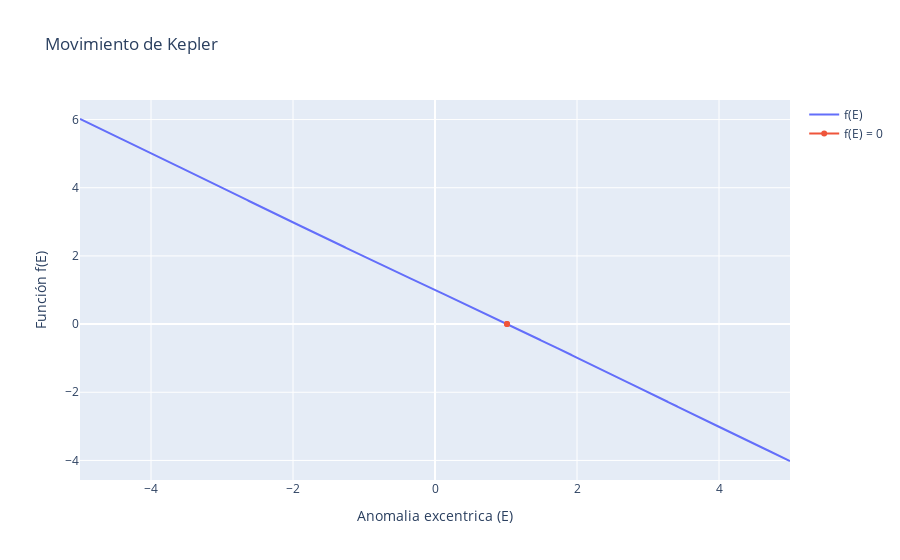

The notebook cell this image was saved under:
### Markdown cell above
Por lo tanto, si graficamos la función y las soluciones encontradas, obtenemos lo siguiente

### Code cell
E = np.linspace(-5,5, 10001)

fig = go.Figure()

fig.add_trace(go.Scatter(x = E, y=f(E), name = "f(E)"))
fig.add_trace(go.Scatter(x = Soluciones, y=f(Soluciones), name = "f(E) = 0"))

fig.update_layout(title="Movimiento de Kepler", 
                  xaxis_title="Anomalia excentrica (E)", yaxis_title ="Función f(E)")

fig.show()

### Figure 1 — Plotly figure (JSON) as saved in the notebook; plotly's stock layout.template omitted (floating-point values rounded to 4 significant figures; data arrays with more than 128 entries replaced by an {"elided": "..."} marker saying what was removed)
{"data": [{"name": "f(E)", "type": "scatter", "x": {"elided": "10001 float values"}, "y": {"elided": "10001 float values"}}, {"name": "f(E) = 0", "type": "scatter", "x": [1.014, 1.014], "y": [3.313e-07, -2.22e-16]}], "layout": {"title": {"text": "Movimiento de Kepler"}, "xaxis": {"title": {"text": "Anomalia excentrica (E)"}}, "yaxis": {"title": {"text": "Función f(E)"}}}}
